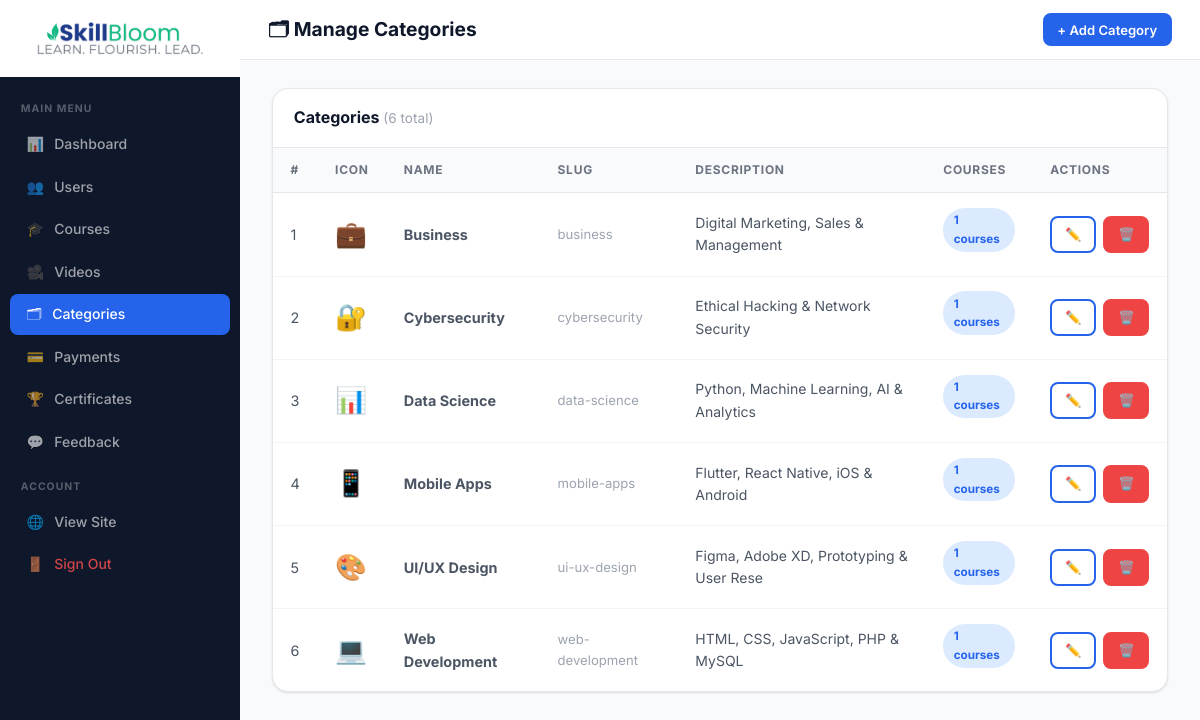
The app's page /admin/manage-categories.php (signed in) with its own data.
### tables this page shows
CREATE TABLE categories (
  id          INT AUTO_INCREMENT PRIMARY KEY,
  name        VARCHAR(100) NOT NULL,
  slug        VARCHAR(100) UNIQUE NOT NULL,
  icon        VARCHAR(20)  DEFAULT '📚',
  description TEXT,
  created_at  TIMESTAMP DEFAULT CURRENT_TIMESTAMP
);

### admin/manage-categories.php (the view, shortened to what this page needs)
<?php
require_once dirname(__DIR__).'/config.php';
$cats=$conn->query("SELECT cat.*,(SELECT COUNT(*) FROM courses WHERE category_id=cat.id) cnt FROM categories cat ORDER BY cat.name")->fetch_all(MYSQLI_ASSOC);
?>
<!DOCTYPE html><html lang="en"><head>
<link rel="stylesheet" href="<?php echo SITE_URL; ?>/assets/css/style.css">
</head><body>
<div class="admin-layout">
<?php include dirname(__DIR__).'/includes/admin_nav.php'; ?>
<div class="admin-main">
<div class="admin-topbar"><h3>🗂 Manage Categories</h3><button class="btn btn-primary btn-sm" data-modal="catModal">+ Add Category</button></div>
<div class="admin-content">
<div class="table-box">
  <div class="table-top"><h3>Categories <span style="font-size:.85rem;color:var(--gray-400);font-weight:400;">(<?php echo count($cats); ?> total)</span></h3></div>
  <table>
    <thead><tr><th>#</th><th>Icon</th><th>Name</th><th>Slug</th><th>Description</th><th>Courses</th><th>Actions</th></tr></thead>
    <tbody>
    <?php foreach($cats as $i=>$c): ?>
    <tr>
      <td><?php echo $i+1; ?></td>
      <td style="font-size:1.6rem;"><?php echo $c['icon']; ?></td>
      <td style="font-weight:700;"><?php echo htmlspecialchars($c['name']); ?></td>
      <td style="font-size:.82rem;color:var(--gray-400);"><?php echo $c['slug']; ?></td>
      <td style="font-size:.875rem;"><?php echo htmlspecialchars(substr((isset($c['description']) ? $c['description'] : ''),0,40)); ?></td>
      <td><span class="badge"><?php echo $c['cnt']; ?> courses</span></td>
      <td><div class="td-actions">
        <a href="?edit=<?php echo $c['id']; ?>" class="btn btn-outline btn-sm">✏️</a>
        <a href="?delete=<?php echo $c['id']; ?>" class="btn btn-danger btn-sm" onclick="return confirmDel()">🗑️</a>
      </div></td>
    </tr>
    <?php endforeach; ?>
    </tbody>
  </table>
</div>
</div>
</div>
</div>
</body></html>

### assets/css/style.css (style rules this page uses)
:root { --primary: #2563EB; --primary-50: #EFF6FF; --primary-100: #DBEAFE; --primary-200: #BFDBFE; --primary-600: #2563EB; --primary-700: #1D4ED8; --accent: #0EA5E9; --success: #10B981; --success-bg: #D1FAE5; --warning: #F59E0B; --warning-bg: #FEF3C7; --danger: #EF4444; --danger-bg: #FEE2E2; --dark: #0F172A; --gray-900: #111827; --gray-700: #374151; --gray-600: #4B5563; --gray-500: #6B7280; --gray-400: #9CA3AF; --gray-300: #D1D5DB; --gray-200: #E5E7EB; --gray-100: #F3F4F6; --gray-50: #F9FAFB; --white: #FFFFFF; --radius: 10px; --radius-lg: 16px; --shadow-sm: 0 1px 3px rgba(0,0,0,.07),0 1px 2px rgba(0,0,0,.05); --shadow: 0 4px 12px rgba(37,99,235,.10); --shadow-lg: 0 10px 30px rgba(37,99,235,.13); --trans: .2s ease; }
*,*::before,*::after { box-sizing: border-box; margin:0; padding:0; }
html { scroll-behavior:smooth; }
body { font-family:'Inter',system-ui,sans-serif; background:var(--gray-50); color:var(--gray-700); line-height:1.6; min-height:100vh; }
a { text-decoration:none; color:inherit; }
button,input,select,textarea { font-family:inherit; }
h3 { font-size:1.2rem;font-weight:700;color:var(--dark); }
.btn { display:inline-flex;align-items:center;gap:.45rem; padding:.6rem 1.2rem;border-radius:8px;border:2px solid transparent; font-weight:600;font-size:.9rem;cursor:pointer; transition:var(--trans);white-space:nowrap; text-decoration:none; }
.btn-primary { background:var(--primary);color:#fff;border-color:var(--primary); }
.btn-outline { background:transparent;color:var(--primary);border-color:var(--primary); }
.btn-danger { background:var(--danger);color:#fff;border-color:var(--danger); }
.btn-sm { padding:.38rem .8rem;font-size:.82rem; }
.badge { display:inline-flex;align-items:center;padding:.2rem .65rem; border-radius:99px;font-size:.73rem;font-weight:700; background:var(--primary-100);color:var(--primary);margin-bottom:.6rem; }
.admin-layout { display:flex;min-height:100vh; }
.admin-main { flex:1;min-width:0;display:flex;flex-direction:column; }
.admin-topbar { background:var(--white);border-bottom:1px solid var(--gray-200); height:60px;display:flex;align-items:center;justify-content:space-between; padding:0 1.75rem;position:sticky;top:0;z-index:100; }
.admin-content { padding:1.75rem 2rem;flex:1; }
.table-box { background:var(--white);border:1px solid var(--gray-200); border-radius:var(--radius-lg);overflow:hidden;box-shadow:var(--shadow-sm); }
.table-top { display:flex;align-items:center;justify-content:space-between; padding:1rem 1.3rem;border-bottom:1px solid var(--gray-200);flex-wrap:wrap;gap:.75rem; }
.table-top h3 { font-size:1rem; }
table { width:100%;border-collapse:collapse; }
thead th { background:var(--gray-50);padding:.8rem 1.1rem; text-align:left;font-size:.75rem;font-weight:700; text-transform:uppercase;letter-spacing:.06em;color:var(--gray-500); border-bottom:1px solid var(--gray-200); }
tbody td { padding:.875rem 1.1rem;border-bottom:1px solid var(--gray-100); font-size:.9rem;color:var(--gray-600);vertical-align:middle; }
tbody tr:last-child td { border-bottom:none; }
.td-actions { display:flex;align-items:center;gap:.45rem; }

### records on screen
categories: icon "💼", name "Business", slug "business", description "Digital Marketing, Sales & Management", cnt "1"
categories: icon "🔐", name "Cybersecurity", slug "cybersecurity", description "Ethical Hacking & Network Security", cnt "1"
categories: icon "📊", name "Data Science", slug "data-science", description "Python, Machine Learning, AI & Analytics", cnt "1"
categories: icon "📱", name "Mobile Apps", slug "mobile-apps", description "Flutter, React Native, iOS & Android", cnt "1"
categories: icon "🎨", name "UI/UX Design", slug "ui-ux-design", description "Figma, Adobe XD, Prototyping & User Rese", cnt "1"
categories: icon "💻", name "Web Development", slug "web-development", description "HTML, CSS, JavaScript, PHP & MySQL", cnt "1"

### other values on screen
$ico "📊"
$label "Dashboard"
$ico "👥"
$label "Users"
$ico "🎓"
$label "Courses"
$ico "🎥"
$label "Videos"
$ico "🗂"
$label "Categories"
$ico "💳"
$label "Payments"
$ico "🏆"
$label "Certificates"
$ico "💬"
